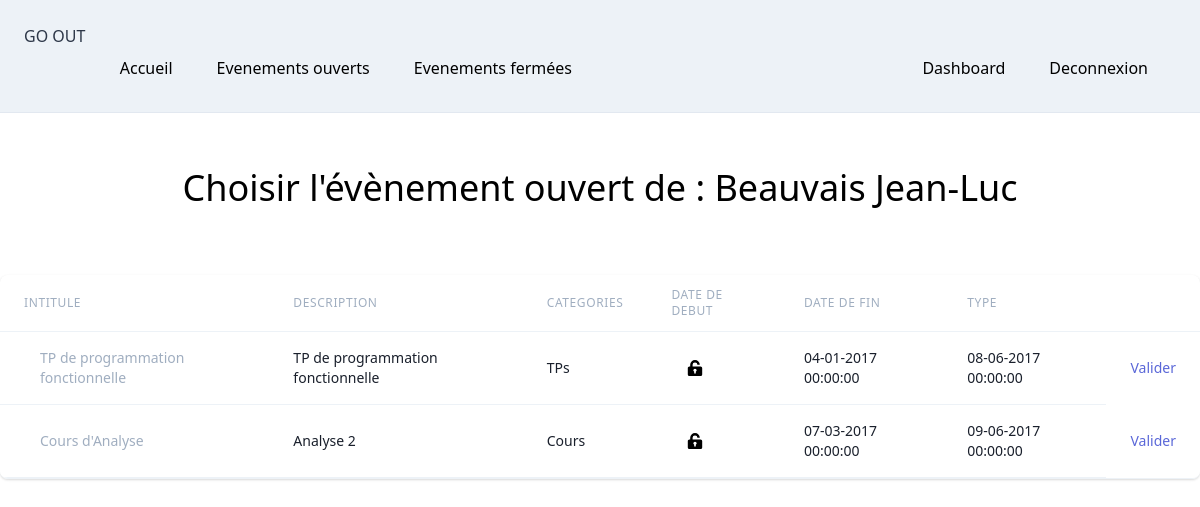
Screenshot of /selectopen.php?pid=1 (signed in) with the database file from the repository.
### tables this page shows
CREATE TABLE `personnes` (
  `pid` int(11) NOT NULL,
  `nom` varchar(30) NOT NULL,
  `prenom` varchar(30) NOT NULL
);

CREATE TABLE `evenements` (
  `eid` int(11) NOT NULL,
  `intitule` varchar(100) NOT NULL,
  `description` text NOT NULL,
  `dateDebut` datetime NOT NULL,
  `dateFin` datetime NOT NULL,
  `type` enum('ouvert','ferme') NOT NULL,
  `cid` int(11) NOT NULL
);

CREATE TABLE `categories` (
  `cid` int(11) NOT NULL,
  `nom` varchar(30) NOT NULL
);

### auth/loader.php (called while the page is built, shortened)
<?php
spl_autoload_register(function ($class) {
    $path = explode('\\',$class);
    $class = array_pop($path);
});
$idm = new Pw\Auth\Identity\IdentityManager();

### auth/IdentityManager.php (called while the page is built, shortened)
<?php
class IdentityManager implements \ArrayAccess
{
    protected $storage;
    public function __construct(&$storage = null)
    {
        if (is_array($storage)) {
            $this->storage = &$storage;
        } elseif ($storage instanceof ArrayAccess) {
            $this->storage = $storage;
        } else {
            $this->storage = &$_SESSION;
        }
    }
    public function hasIdentity()
    {
        return isset($this->storage[self::IDKEY]) && isset($this->storage[self::IDKEY]['identity']);
    }
    public function getRole()
    {
        return $this->storage[self::IDKEY]['roles'][0];
    }
    public function hasRoles()
    {
        return $this->hasIdentity() && isset($this->storage[self::IDKEY]['roles']);
    }
}

### selectopen.php (the view, shortened to what this page needs)
<?php
    require_once("auth/EtreAuthentifie.php");
    $pid = $_GET["pid"];
    $SQL="SELECT * FROM personnes WHERE pid=?";
    $st=$db->prepare($SQL);
    $st->execute([$pid]);
    $resu = $st->fetch();
    if ($st->rowCount()!=0) {
        $h = "Choisir l'évènement ouvert de : ".$resu['nom']." ".$resu['prenom'];
    }else{
        $h = "Choisir l'évènement ouvert";
    }
    include("navbar.php");
    $SQL= "SELECT * FROM evenements e INNER JOIN categories c ON e.cid = c.cid WHERE e.type= 'ouvert' ";
    $reponse= $db->query($SQL);
    if ($reponse->rowCount()!=0) {
?>
<div class="flex py-3 mx-auto">
    <div class="align-middle inline-block min-w-auto mx-auto shadow overflow-hidden sm:rounded-lg border-b border-gray-200">
      <table class="min-w-auto mx-auto">
        <thead>
          <tr>
            <th class="px-6 py-3 border-b border-gray-200 bg-gray-50 text-left text-xs leading-4 font-medium text-gray-500 uppercase tracking-wider">
              Intitule
            </th>
            <th class="px-6 py-3 border-b border-gray-200 bg-gray-50 text-left text-xs leading-4 font-medium text-gray-500 uppercase tracking-wider">
              Description
            </th>
            <th class="px-6 py-3 border-b border-gray-200 bg-gray-50 text-left text-xs leading-4 font-medium text-gray-500 uppercase tracking-wider">
              Categories
            </th>
            <th class="px-6 py-3 border-b border-gray-200 bg-gray-50 text-left text-xs leading-4 font-medium text-gray-500 uppercase tracking-wider">
              Date de debut
            </th>
            <th class="px-6 py-3 border-b border-gray-200 bg-gray-50 text-left text-xs leading-4 font-medium text-gray-500 uppercase tracking-wider">
              Date de fin
            </th>
            <th class="px-6 py-3 border-b border-gray-200 bg-gray-50 text-left text-xs leading-4 font-medium text-gray-500 uppercase tracking-wider">
              Type
            </th>
            <th class="px-6 py-3 border-b border-gray-200 bg-gray-50"></th>
          </tr>
        </thead>
        <tbody class="bg-white">
<?php
    while ($donnees=$reponse->fetch()) {
        $debut = $donnees['dateDebut'];
        $fin =  $donnees['dateFin'];
?>
        <tr>
            <td class="px-6 py-4 whitespace-normal border-b border-gray-200">
                <div class="ml-4">
                  <div class="text-sm leading-5 font-medium text-gray-500"> <?php echo $donnees['intitule']; ?>   </div>
              </div>
            </td>
            <td class="px-6 py-4 whitespace-normal border-b border-gray-200">
              <div class="text-sm leading-5 text-gray-900"><?php echo $donnees['description']; ?></div>
            </td>
            <td class="px-6 py-4 whitespace-normal border-b border-gray-200">
                <div class="text-sm leading-5 text-gray-900"><?php echo $donnees['nom']; ?></div>
            </td>
            <td class="px-6 py-4 whitespace-normal border-b border-gray-200">
                <div class="ml-4">
                  <div class="text-sm leading-5 font-medium text-gray-900">
                        <?php if($donnees['type']=='ferme'):?>
                            <svg width="16" height="16" xmlns="http://www.w3.org/2000/svg" viewBox="0 0 20 20">
                                <path d="M4 8V6a6 6 0 1 1 12 0v2h1a2 2 0 0 1 2 2v8a2 2 0 0 1-2 2H3a2 2 0 0 1-2-2v-8c0-1.1.9-2 2-2h1zm5 6.73V17h2v-2.27a2 2 0 1 0-2 0zM7 6v2h6V6a3 3 0 0 0-6 0z"/>
                            </svg>
                        <?php else:?>
                            <svg  width="16" height="16" xmlns="http://www.w3.org/2000/svg" viewBox="0 0 20 20">
                                <path d="M4 8V6a6 6 0 1 1 12 0h-3v2h4a2 2 0 0 1 2 2v8a2 2 0 0 1-2 2H3a2 2 0 0 1-2-2v-8c0-1.1.9-2 2-2h1zm5 6.73V17h2v-2.27a2 2 0 1 0-2 0zM7 6v2h6V6a3 3 0 0 0-6 0z"/>
                            </svg>
                        <?php endif; ?>
                  </div>
              </div>
            </td>
            <td class="px-6 py-4 whitespace-normal border-b border-gray-200">
                <div class="text-sm leading-5 text-gray-900">
                    <?php echo date('d-m-Y H:i:s', strtotime($debut)); ?>
                </div>
            </td>
            <td class="px-6 py-4 whitespace-normal border-b border-gray-200">
                <div class="text-sm leading-5 text-gray-900">
                    <?php echo date('d-m-Y H:i:s', strtotime($fin)); ?>
                </div>
            </td>
            <td class="px-6 py-4 whitespace-normal text-right text-sm leading-5 font-medium">
                    <a href="checkid.php?eid=<?php echo $donnees['eid'] ;?>&amp;pid=<?php echo $pid ;?>" class="text-indigo-600 hover:text-indigo-900 focus:outline-none focus:underline">Valider</a>
            </td>
        </tr>
<?php
        }
    }
?>
    </tbody>
      </table>
    </div>
  </div>

### navbar.php (shortened to what this page needs)
<?php
require_once("auth/loader.php");
include("header.php");
?>
<nav class="flex items-center justify-between flex-wrap bg-gray-200 p-6 border-b  w-full z-10 pin-t">
		<div class="flex items-center flex-no-shrink tex-gray-600 mr-6">
			<a class="text-gray-800 no-underline hover:tex-gray-600 hover:no-underline" href="home.php">
				GO OUT
			</a>
		</div>
		<div class="w-full flex-grow lg:flex lg:items-center lg:w-full hidden lg:block pt-6 lg:pt-0" id="nav-content">
			<ul class="list-reset lg:flex justify-end flex-1 items-center">
				<li class="mr-3">
					<a class="inline-block py-2 px-4 tex-gray-600 no-underline" href="acceuil.php">Accueil</a>
				</li>
				<li class="mr-3">
					<a class="inline-block text-grey-dark no-underline hover:text-grey-lighter hover:text-underline py-2 px-4" href="openEvent.php">Evenements ouverts</a>
				</li>
				<li class="mr-3">
					<a class="inline-block text-grey-dark no-underline hover:text-grey-lighter hover:text-underline py-2 px-4" href="closedEvent.php">Evenements fermées</a>
				</li>
      </ul>
      <ul class="list-reset lg:flex justify-end flex-1 items-center">
        <?php if ($idm->hasIdentity()): ?>
		      <?php if ($idm->getRole()=="admin"): ?>
            <li class="mr-3">
              <a class="inline-block text-grey-dark no-underline hover:text-grey-lighter hover:text-underline py-2 px-4" href="tbeve.php">Dashboard</a>
            </li>
          <?php endif; ?>
            <li class="mr-3">
              <a class="inline-block text-grey-dark no-underline hover:text-grey-lighter hover:text-underline py-2 px-4" href="logout.php">Deconnexion</a>
            </li>
          <?php endif; ?>
			</ul>
		</div>
	</nav>
		<h1 class="text-center text-xl md:text-4xl px-6 py-12 bg-white"><?= $h??"" ?></h1>

### rows the page displays
personnes: h "Choisir l'évènement ouvert de : Beauvais Jean-Luc"
evenements: intitule "TP de programmation fonctionnelle", description "TP de programmation fonctionnelle", cid.nom "TPs", type "ouvert" (drawn), dateDebut "04-01-2017 00:00:00", dateFin "08-06-2017 00:00:00"
evenements: intitule "Cours d'Analyse", description "Analyse 2", cid.nom "Cours", type "ouvert" (drawn), dateDebut "07-03-2017 00:00:00", dateFin "09-06-2017 00:00:00"
